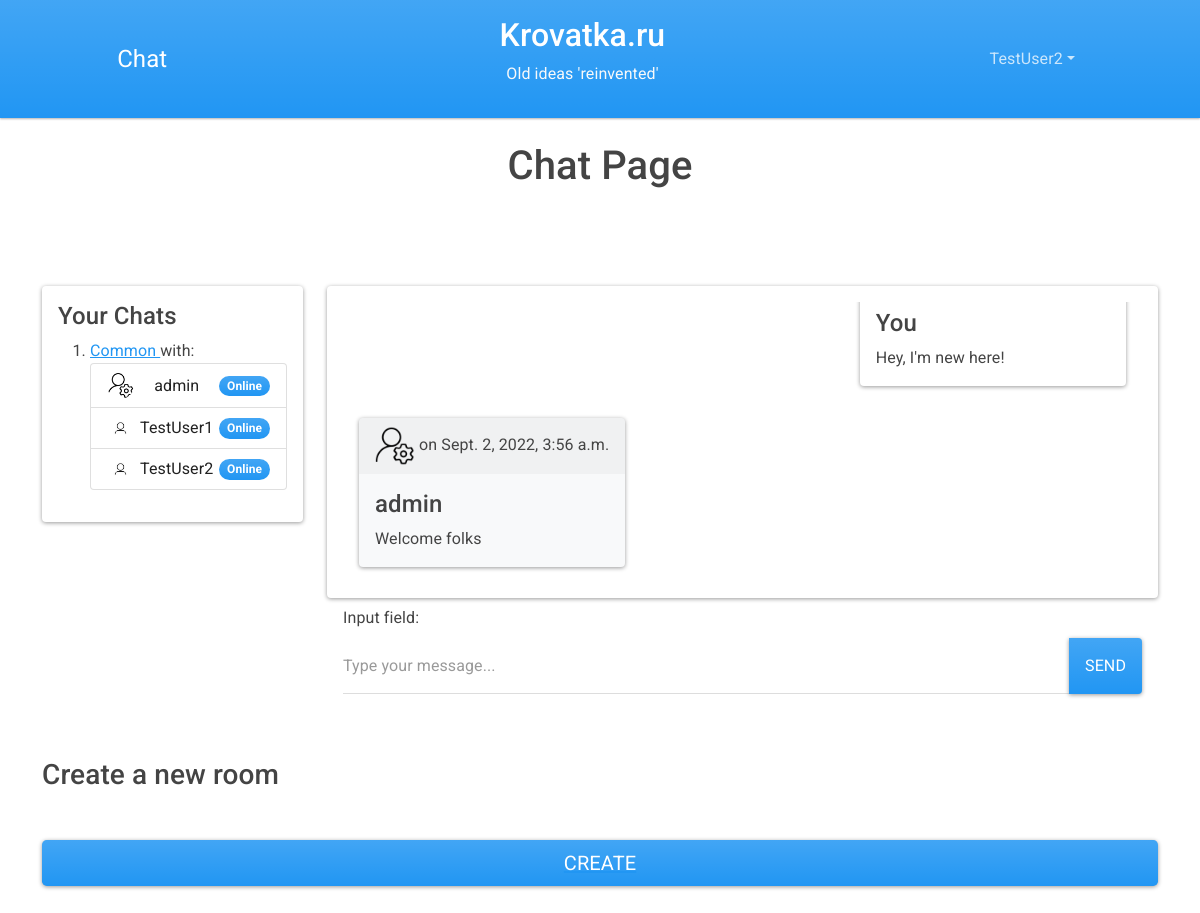
/ (signed in), run on the app's committed database.
### api/models.py (models this page shows, shortened)
class Room(models.Model):
    owner = models.ForeignKey(
        User, related_name='owner', on_delete=models.CASCADE, default=User)
    room_name = models.CharField(
        max_length=32, default='common')
    members = models.ManyToManyField(
        User, related_name='members', blank=False, default=owner)
    class Meta:
        ordering = ('pk', 'owner',)

class Message(models.Model):
    sender = models.ForeignKey(
        User, on_delete=models.CASCADE, related_name='sender')
    message = models.CharField(max_length=1200)
    timestamp = models.DateTimeField(auto_now_add=True)
    is_read = models.BooleanField(default=False)
    room = models.ForeignKey(Room, on_delete=models.CASCADE,
                             related_name='room'
                             )
    def __str__(self):
        return self.message
    class Meta:
        ordering = ('timestamp',)

### user/models.py (models this page shows, shortened)
class Profile(models.Model):
    user = models.OneToOneField(
        User, related_name='profile', on_delete=models.CASCADE)
    avatar = models.ImageField(
        default='img/profile/default.png', upload_to='img/profile')
    bio = models.TextField()
    is_online = models.BooleanField(default=False)

### chat/views.py (the view)
# urls.py: path('', views.main_view, name='main'),
def main_view(request, room_name='common'):
    if not request.user.is_authenticated:
        return redirect('index')
    room = get_room(request, room_name)
    room.members.set(User.objects.all())
    rooms = Room.objects.filter(room_name=room_name)
    messages = Message.objects.filter(room__room_name=room_name)
    if request.method == "GET":
        return render(request, 'chat/chat.html',
                      {'users': User.objects.all(),
                       'messages': messages,
                       'room_name': room_name,
                       'room': room,
                       'rooms': rooms,
                       })

### chat/views.py (called while the page is built)
def get_room(request, room_name):
    if not Room.objects.filter(room_name=room_name).exists():
        room = Room.objects.create(room_name=room_name, owner=request.user)
    else:
        room = Room.objects.get(room_name=room_name)
    return room

### templates/chat/chat.html (shortened to what this page needs)
{% extends 'chat/index.html' %}
{% load static %}
{% block content %}
<h1 class="py-4 text-center">
  Chat Page
</h1>
<div class="section py-5">
  <div class="row">
    <div class="col-md-3 col-sm-12 my-3">
      <div class="card p-3 ">
        <h4>Your Chats</h4>
        <ol>
          {% for room in rooms %}
          {% if request.user in room.members.all %}
          <li>
            <a href="{%url 'chat' room.room_name  %}">
              {{room.room_name | capfirst}}
            </a> with:
            <ul class="list-group">
              {% for user in room.members.all %}
              <li id="{{ user.id }}"
                class="list-group-item d-flex  chat-user justify-content-between align-items-center">
                <img src="{% static  user.profile.avatar.url %}" class="col-2 rounded-circle">
                <span class="title">{{ user.username }}</span>
                {% if user.profile.is_online %}
                <span class="badge bg-primary rounded-pill">
                  Online
                </span>
                {% else %}
                <span class="badge bg-light rounded-pill">
                  Offline
                </span>
                {% endif %}
              </li>
              {% endfor %}
            </ul>
          </li>
          {% endif %}
          {% endfor %}
        </ol>
      </div>
    </div>
    <div class="col-md-9 col-sm-12 my-3">
      <div class="card p-3">
        <div class="" style="height: 35vh;">
          {% block messages %}
          {% include 'chat/messages.html'%}
          {% endblock %}
        </div>
      </div>
    </div>
  </div>
</div>
<div class="py-5">
  <h3 class="my-5">
    Create a new room
  </h3>
  <a href="{%url 'room'%}">
    <div class="d-grid gap-2">
      <button id="create-room" class="btn btn-lg btn-primary" type="submit">Create</button>
    </div>
  </a>
</div>
{% endblock %}

### templates/chat/navbar.html (shortened to what this page needs)
<nav class="navbar navbar-expand-lg navbar-dark bg-primary">
  <div class="container-fluid  justify-content-evenly">
    <div class="flex-grow-0" id="navbarColor01">
      <a href="{% url 'main' %}" class="navbar-brand">Chat</a>
    </div>
    <div class="d-sm-none d-md-block text-center collapse collapse-horizontal text-light col-sm-6">
      <a href="{% url 'main' %}" class="text-white text-decoration-none ">
        <h2 class="mx-auto">Krovatka.ru</h2>
      </a>
      <p class="mx-auto">Old ideas 'reinvented'</p>
    </div>
    <div class=" d-flex">
      {% if request.user.is_authenticated %}
      <ul class="navbar-nav me-auto">
        <li class="nav-item dropdown">
          <a class="nav-link dropdown-toggle" data-bs-toggle="dropdown" href="#" role="button" aria-haspopup="true"
            aria-expanded="false">{{ request.user.username }}</a>
        </li>
      </ul>
      {% endif %}
    </div>
  </div>
</nav>

### templates/chat/messages.html (shortened to what this page needs)
{% load static %}
{% block messages %}
<div id="board" class="d-flex flex-column h-100 overflow-auto">
  {% for message in messages %}
  {% if message.sender == request.user %}
  <div class="card bg-secondary m-3  align-self-end">
    <div class="card-body">
      <h4 class="card-title">You</h4>
      <p class="card-text">{{ message }}
      </p>
    </div>
  </div>
  {% else %}
  <div class="card bg-light m-3  align-self-start">
    <div class="card-header">
      <img class="avatar" src="{% static message.sender.profile.avatar.url %}" alt="{{message.sender}}">
      <span class="timestamp">on {{ message.timestamp }}</span>
    </div>
    <div class="card-body">
      <h4 class="card-title">{{message.sender}}</h4>
      <p class="card-text">{{ message }}
      </p>
    </div>
  </div>
  {% endif %}
  {% endfor %}
</div>
<form id="chat-box" class="form-group
method=" post">
  <div class="form-group">
    <label class="form-label mt-4">Input field:</label>
    <div class="form-group">
      <div class="input-group mb-3">
        <input id="message" name="message" type="text" class="form-control" placeholder="Type your message..."
          aria-label="Type your message..." aria-describedby="button-addon2">
        <button class="btn btn-primary" type="submit" id="button-addon2">Send</button>
      </div>
    </div>
  </div>
</form>
{% endblock %}

### static/css/style.css (style rules this page uses)
.avatar { max-width: 2.5em; }

### data on the page
Room: room_name "Common"
Message: message "Hey, I'm new here!"
Message: sender.username (picture), timestamp "Sept. 2, 2022, 3:56 a.m.", sender "admin", message "Welcome folks"

### other printed values
{{ request.user.username }} "TestUser2"
{{ user.username }} "admin"
{{ user.username }} "TestUser1"
{{ user.username }} "TestUser2"
